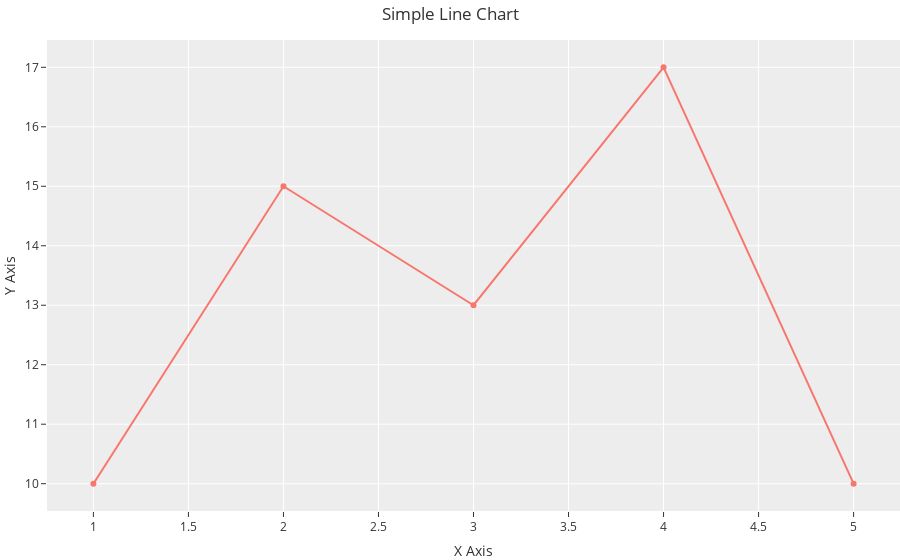

Notebook cell for this chart:
### Code cell
import plotly.graph_objects as go

# Sample data
x = [1, 2, 3, 4, 5]
y = [10, 15, 13, 17, 10]

# Create a figure
fig = go.Figure()

# Add a line trace
fig.add_trace(go.Scatter(x=x, y=y, mode='lines+markers', name='Line'))

# Add titles and labels
fig.update_layout(
    title='Simple Line Chart',
    xaxis_title='X Axis',
    yaxis_title='Y Axis',
    margin=dict(l=0, r=0, t=40, b=0),  # Adjust margins: left, right, top, bottom
    template='ggplot2'  # Optional: Choose a template for styling
)

# Show the plot
fig.show()

### Figure 1 — Plotly figure (JSON) as saved in the notebook; plotly's stock layout.template omitted (floating-point values rounded to 4 significant figures)
{"data": [{"mode": "lines+markers", "name": "Line", "type": "scatter", "x": [1, 2, 3, 4, 5], "y": [10, 15, 13, 17, 10]}], "layout": {"margin": {"b": 0, "l": 0, "r": 0, "t": 40}, "title": {"text": "Simple Line Chart"}, "xaxis": {"title": {"text": "X Axis"}}, "yaxis": {"title": {"text": "Y Axis"}}}}
